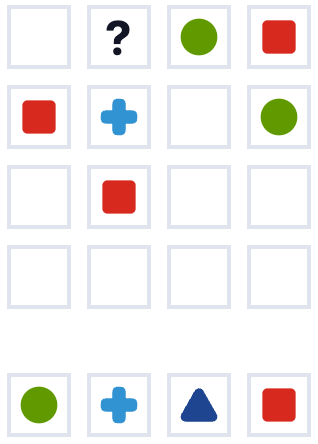
#> input picture templates/example2.png, 318 x 444 px; its folder holds only this picture in this run
$ python -i 'SVM checker.py'   (imports and definitions only)
#> lines starting #> are read from the running program, lines starting #| are printed output that depends on the picture; after the words box and inside, x2 and y2 are one past the last pixel; in counts of white or black regions, pixels touching at a corner belong together
#> further down, picture is the input picture: shape (444, 318, 3); mean B, G, R 238.4, 239.7, 241.8
import cv2
import os
import numpy as np

# Point this to one of your outline folders
FOLDER = r"C:\Github Code\gap-solver-app\dataset\5star"
# [1 line that did not run here, left out]

# preprocess.py
import cv2
import numpy as np

def standardize_cell(img):
    """
    Turns any cell image (dark/light/messy) into a
    perfectly centered, binary 32x32 icon.
    """
    # 1. Resize to 32x32 standard for processing
    img = cv2.resize(img, (32, 32))
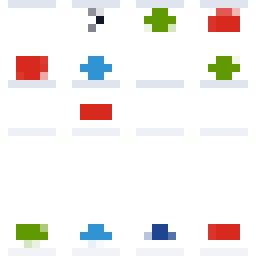
#> img: shape (32, 32, 3) (shown 8 times larger); mean of channels 0, 1, 2 238, 240.1, 243.1; drawn as B, G, R

    # 2. Blur slightly to remove jpeg noise
    blurred = cv2.GaussianBlur(img, (3, 3), 0)
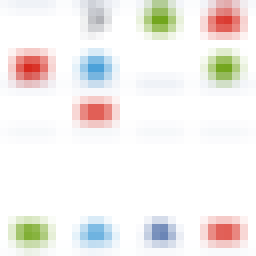
#> blurred: shape (32, 32, 3) (shown 8 times larger); mean of channels 0, 1, 2 237.9, 240.1, 243.2; drawn as B, G, R

    # 3. Corner Difference Strategy (The "Universal" Isolator)
    # Background color = average of the 4 corners
    corner_TL = blurred[0:3, 0:3]
    corner_TR = blurred[0:3, -3:]
    corner_BL = blurred[-3:, 0:3]
    corner_BR = blurred[-3:, -3:]

    corners = np.vstack((corner_TL, corner_TR, corner_BL, corner_BR))
    avg_bg_color = np.mean(corners, axis=(0, 1))
#> avg_bg_color = [229.1, 233.2, 243.1]

    # Calculate difference from background
    diff = cv2.absdiff(blurred, avg_bg_color.astype(np.uint8))
    diff_gray = cv2.cvtColor(diff, cv2.COLOR_BGR2GRAY)
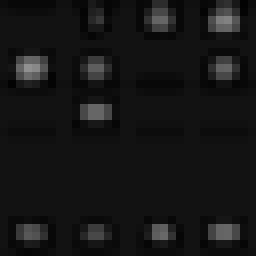
#> diff_gray: shape (32, 32) (shown 8 times larger); min 2, max 143, mean 22.3

    # 4. Threshold (Keep pixels that are >30 units different from BG)
    _, mask = cv2.threshold(diff_gray, 30, 255, cv2.THRESH_BINARY)
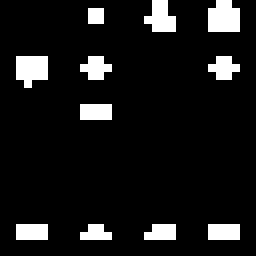
#> mask: shape (32, 32) (shown 8 times larger); 9.3% white in thin lines or dots, all inside (x1, y1, x2, y2) = (2, 0, 30, 30)

    # 5. Cleanup (Remove noise, fill holes)
    mask = cv2.morphologyEx(mask, cv2.MORPH_OPEN, np.ones((2,2), np.uint8))
#> mask: shape (32, 32); 8.8% white in thin lines or dots, all inside (x1, y1, x2, y2) = (3, 0, 31, 31)
    mask = cv2.morphologyEx(mask, cv2.MORPH_CLOSE, np.ones((3,3), np.uint8))
#> mask: shape (32, 32); 10.6% white; 11 white regions (11 under 20 px)

    # 6. Safety Border (Delete edge noise)
    h, w = mask.shape
#> h = 32; w = 32
    cv2.rectangle(mask, (0,0), (w, h), 0, 2) # 2px black border around edge
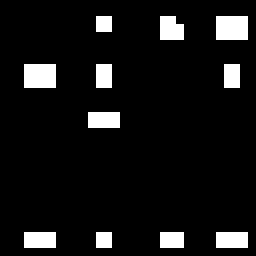
#> mask: shape (32, 32) (shown 8 times larger); 8% white in thin lines or dots, all inside (x1, y1, x2, y2) = (3, 2, 31, 31)

    # ---------------------------------------------------------
    # 7. FINAL RE-CENTERING (The Polish)
    # ---------------------------------------------------------
    # Now that we have a clean shape, let's find it and center it exactly.
    coords = cv2.findNonZero(mask)
#> coords = contour of 82 points, box (x1, y1, x2, y2) (3, 2, 31, 31), area 216

    # Create fresh black canvas
    final_img = np.zeros((32, 32), dtype=np.uint8)

    if coords is not None:
        # Get bounding box of the shape
        x, y, w, h = cv2.boundingRect(coords)
#> x = 3; y = 2; w = 28; h = 29

        # Crop just the shape
        shape = mask[y:y+h, x:x+w]
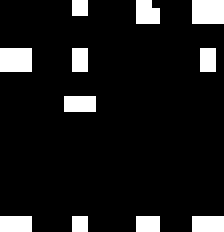
#> shape: shape (29, 28) (shown 8 times larger); 10.1% white; 11 white regions (11 under 20 px)

        # Calculate centered position
        center_x = (32 - w) // 2
#> center_x = 2
        center_y = (32 - h) // 2
#> center_y = 1

        # Paste it
        final_img[center_y:center_y+h, center_x:center_x+w] = shape
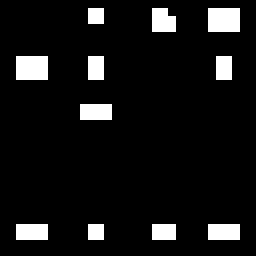
#> final_img: shape (32, 32) (shown 8 times larger); 8% white in thin lines or dots, all inside (x1, y1, x2, y2) = (2, 1, 30, 30)

    return final_img

# [22 lines not run here, left out]

>>> import cv2
>>> picture = cv2.imread('../templates/example2.png')
>>> result = standardize_cell(picture)
